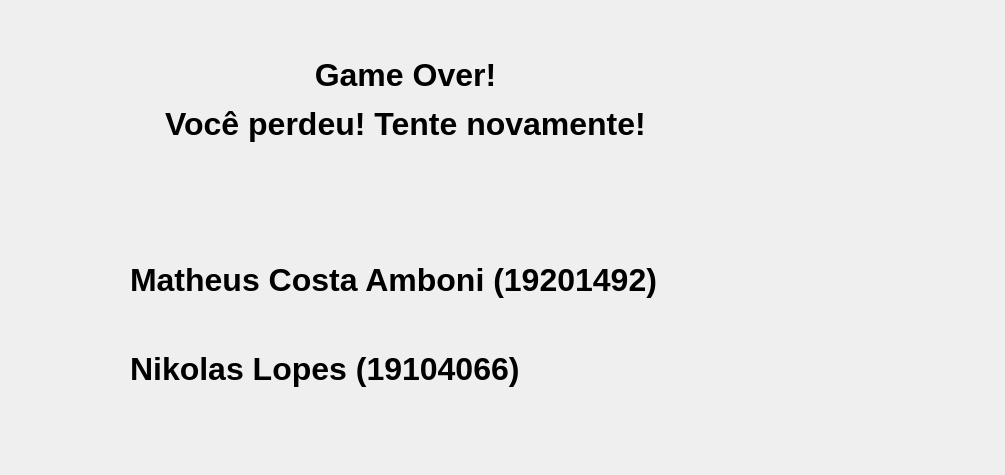
<?xml version="1.0" encoding="UTF-8"?>
<ui version="4.0">
 <class>GameOver</class>
 <widget class="QDialog" name="GameOver">
  <property name="geometry">
   <rect>
    <x>0</x>
    <y>0</y>
    <width>1005</width>
    <height>475</height>
   </rect>
  </property>
  <property name="windowTitle">
   <string>Dialog</string>
  </property>
  <widget class="QLabel" name="label">
   <property name="geometry">
    <rect>
     <x>140</x>
     <y>30</y>
     <width>531</width>
     <height>141</height>
    </rect>
   </property>
   <property name="text">
    <string>&lt;html&gt;&lt;head/&gt;&lt;body&gt;&lt;p align=&quot;center&quot;&gt;&lt;span style=&quot; font-size:24pt; font-weight:600;&quot;&gt;Game Over!&lt;/span&gt;&lt;/p&gt;&lt;p align=&quot;center&quot;&gt;&lt;span style=&quot; font-size:24pt; font-weight:600;&quot;&gt;Você perdeu! Tente novamente!&lt;/span&gt;&lt;/p&gt;&lt;/body&gt;&lt;/html&gt;</string>
   </property>
  </widget>
  <widget class="QLabel" name="label_3">
   <property name="geometry">
    <rect>
     <x>130</x>
     <y>240</y>
     <width>581</width>
     <height>171</height>
    </rect>
   </property>
   <property name="text">
    <string>&lt;html&gt;&lt;head/&gt;&lt;body&gt;&lt;p&gt;&lt;span style=&quot; font-size:24pt; font-weight:600;&quot;&gt;Matheus Costa Amboni (19201492)&lt;/span&gt;&lt;/p&gt;&lt;p&gt;&lt;br/&gt;&lt;/p&gt;&lt;p&gt;&lt;span style=&quot; font-size:24pt; font-weight:600;&quot;&gt;Nikolas Lopes (19104066)&lt;/span&gt;&lt;/p&gt;&lt;/body&gt;&lt;/html&gt;</string>
   </property>
  </widget>
  <widget class="QLabel" name="label_2">
   <property name="geometry">
    <rect>
     <x>770</x>
     <y>250</y>
     <width>141</width>
     <height>151</height>
    </rect>
   </property>
   <property name="text">
    <string/>
   </property>
   <property name="pixmap">
    <pixmap resource="res.qrc">:/images/boss.png</pixmap>
   </property>
  </widget>
 </widget>
 <resources>
  <include location="res.qrc"/>
 </resources>
 <connections/>
</ui>
